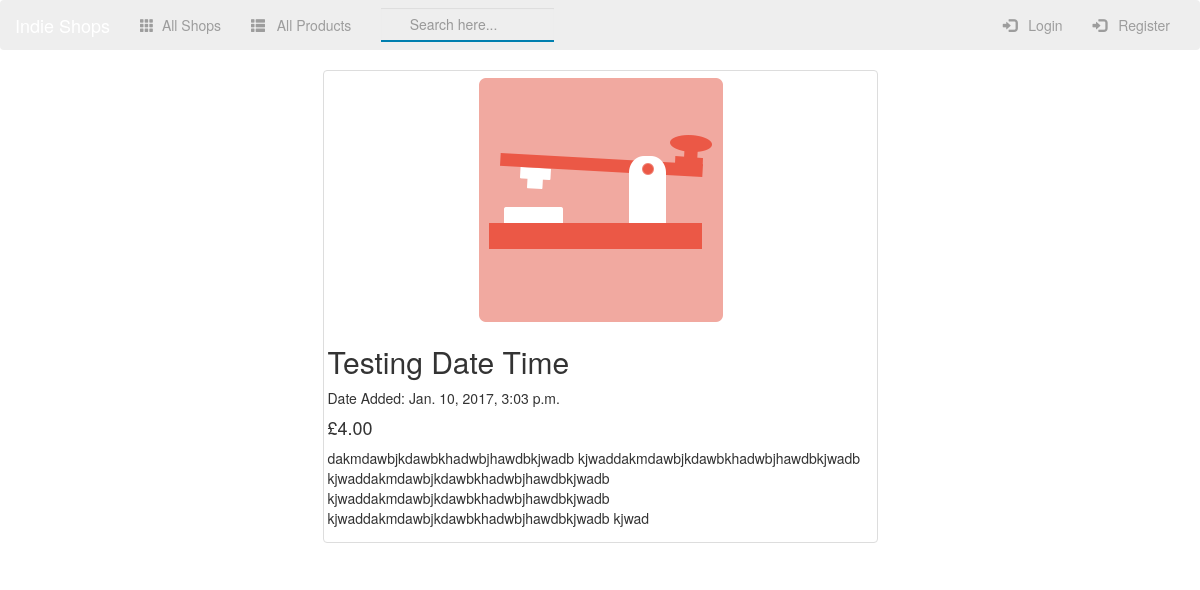
Screenshot of /shop/product/1/ with the database file from the repository.
### shop/models.py (models this page shows, shortened)
class Product(models.Model):
    product_name = models.CharField(max_length=250)
    business = models.ForeignKey(Shop, on_delete=models.CASCADE, related_name="products")
    product_desc = models.TextField()
    product_image = models.FileField()
    price = models.DecimalField(max_digits=6, decimal_places=2)
    created = models.DateTimeField(auto_now_add=True, blank=True)
    @property
    def price_format(self):
        return "£%s" % self.price

### shop/views.py (the view)
# urls.py: url(r'^product/(?P<pk>[0-9]+)/$', views.ProductDetailView.as_view(), name="product-details"),
class ProductDetailView(DetailView):
    model = Product
    template_name = 'shop/product_detail.html'

### shop/templates/shop/product_detail.html (shortened to what this page needs)
{% extends 'shop/base.html' %}
{% block main-content %}
    <div class="col-sm-12 col-md-6 col-lg-6 col-md-offset-3 col-lg-off-3">
    <div class="thumbnail">
        <img src="{{ product.product_image.url }}" class="img-responsive">
        <h2>{{ product.product_name }}</h2>
        <p>Date Added: {{ product.created }}</p>
        <h4>{{ product.price_format }}</h4>
        <p>{{ product.product_desc }}</p>
    </div>
{% endblock %}

### rows the page displays
Product: product_image (picture), product_name "Testing Date Time", created "Jan. 10, 2017, 3:03 p.m.", price_format "£4.00", product_desc "dakmdawbjkdawbkhadwbjhawdbkjwadb kjwaddakmdawbjkdawbkhadwbjhawdbkjwadb kjwaddakmdawbjkdawbkhadwbjhawdbkjwadb kjwaddakmdawbjkdawbkhadwbjhawdbkjwadb kjwaddakmdawbjkdawbkhadwbjhawdbkjwadb kjwad"
